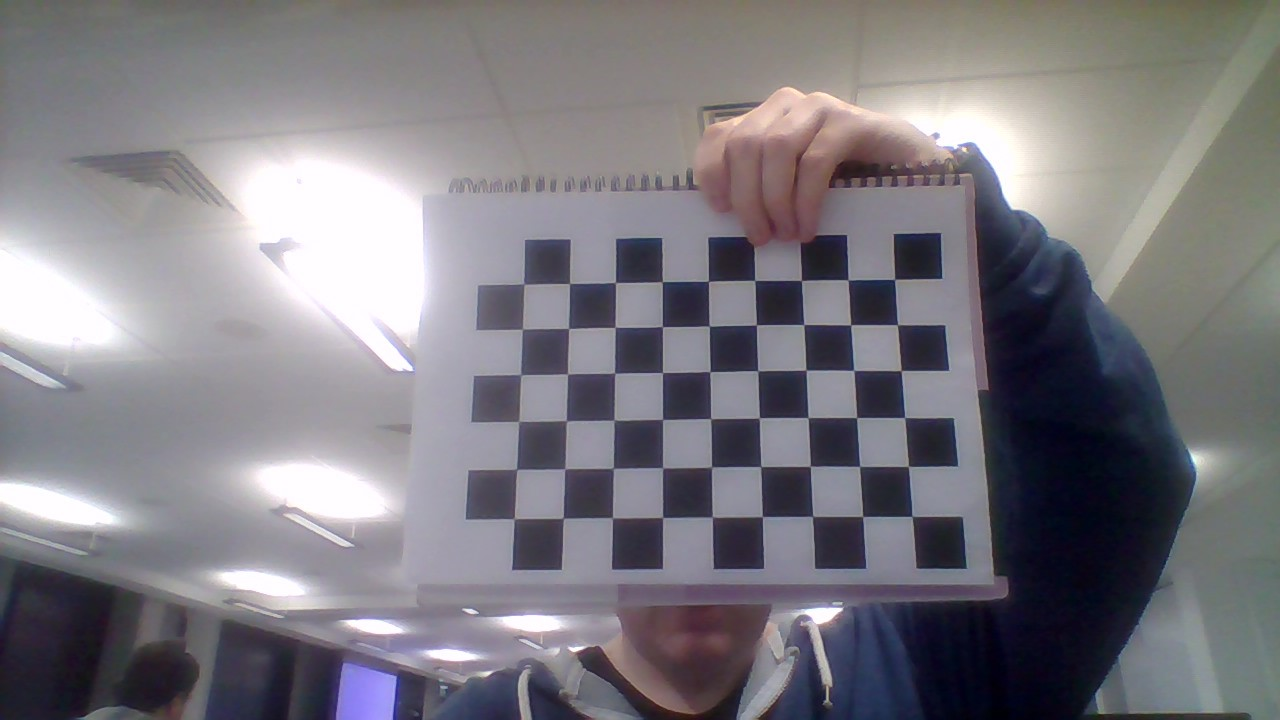
#> input picture Planar Augmented Reality/board.jpg, 1280 x 720 px; its folder holds 5 pictures in this run
$ python camera.py
#> lines starting #> are read from the running program, lines starting #| are printed output that depends on the picture; after the words box and inside, x2 and y2 are one past the last pixel; in counts of white or black regions, pixels touching at a corner belong together
# -*- coding: utf-8 -*-
"""
Created on Tue Dec 13 12:20:25 2016

@author: Ian Dempsey, Student NUmber: 12383546
"""

#import matplotlib.pyplot as plt
#from mpl_toolkits.mplot3d import axes3d
#import scipy as sp
import numpy as np
import cv2
import glob
import ipdb
#Global variables used in multiple functions
criteria = (cv2.TERM_CRITERIA_EPS + cv2.TERM_CRITERIA_MAX_ITER, 30, 0.001)


# prepare object points, like (0,0,0), (1,0,0), (2,0,0) ....,(6,5,0)
objp = np.zeros((6*9,3), np.float32)
objp[:,:2] = np.mgrid[0:9,0:6].T.reshape(-1,2)
corners=[]
corners=np.asarray(corners,dtype="float32")

def undistort_():

    # Arrays to store object points and image points from all the images.
    objpoints = [] # 3d point in real world space
    imgpoints = [] # 2d points in image plane.

    images = glob.glob('board*.jpg')

    for fname in images:
        img = cv2.imread(fname)
#> img is the input picture: shape (720, 1280, 3); mean B, G, R 128.2, 121.8, 124.3
        gray = cv2.cvtColor(img,cv2.COLOR_BGR2GRAY)
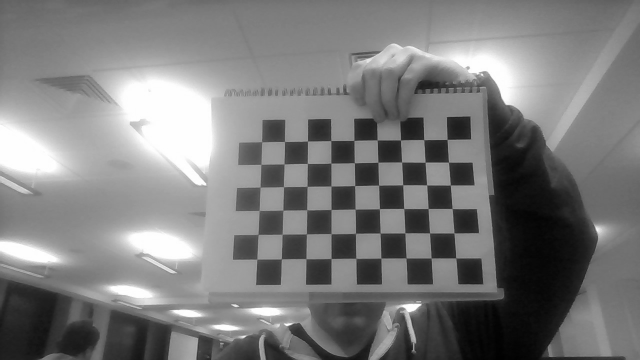
#> gray: shape (720, 1280) (shown at 1/2 size); min 1, max 255, mean 123.3

        # Find the chess board corners
        ret, corners = cv2.findChessboardCorners(gray, (9,6),None)
#> ret = True; corners = 54 rows, first 8: [912, 515.9], [862.5, 516.2], [813.2, 515.8], [761.8, 516.4], [712.5, 516.4], [662.7, 517.2], [612.3, 517.7], [563, 518.1]

        # If found, add object points, image points (after refining them)
        if ret == True:
            objpoints.append(objp)

            cv2.cornerSubPix(gray,corners,(11,11),(-1,-1),criteria)
            imgpoints.append(corners)

            # Draw and display the corners
            cv2.drawChessboardCorners(img, (9,6), corners,ret)
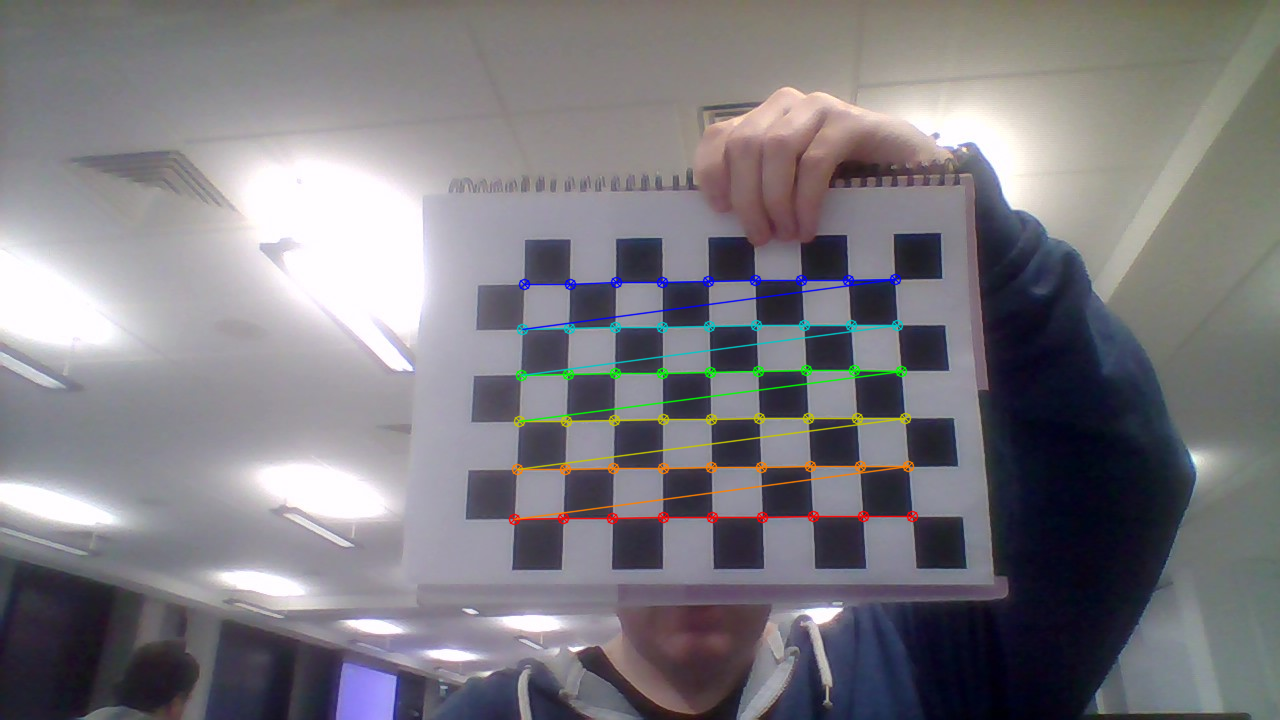
#> img: shape (720, 1280, 3); 1.83% of pixels changed, all inside (x1, y1, x2, y2) = (508, 273, 919, 526)
            cv2.imshow('img',img)
            cv2.waitKey(500)
#> pass 2 of the loop in undistort_, `for fname in images:`:
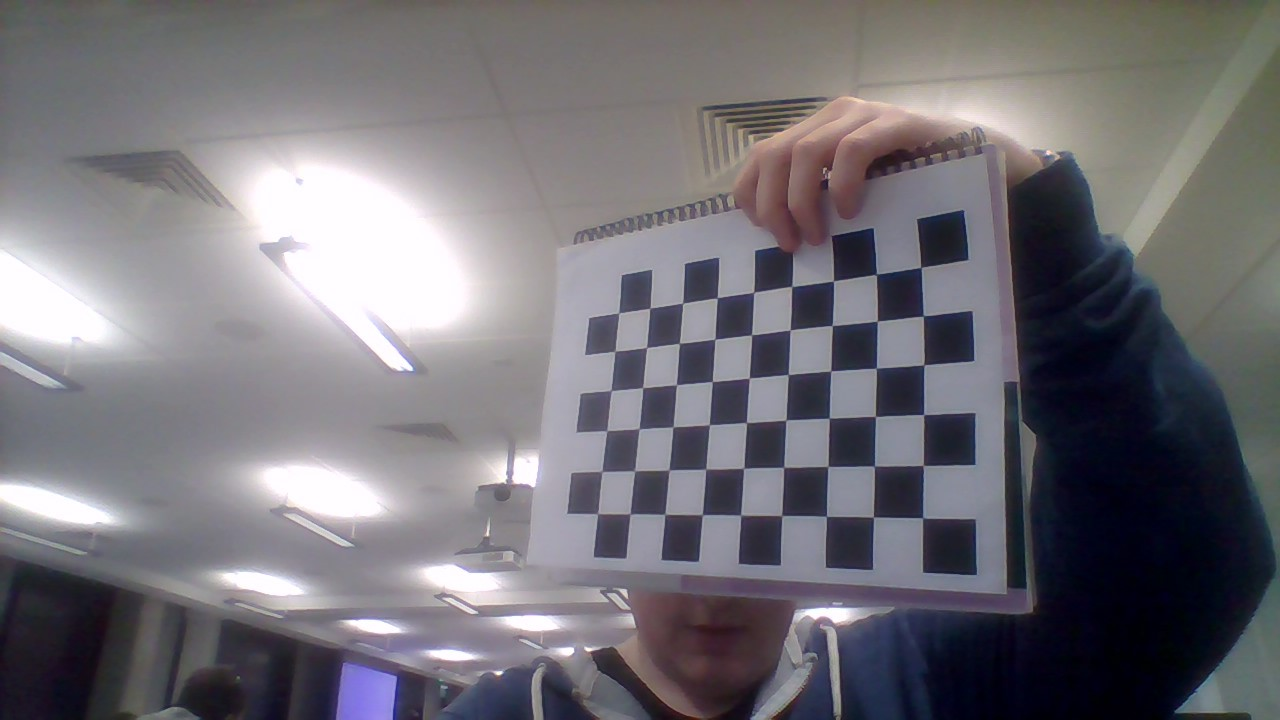
#> input picture Planar Augmented Reality/board1.jpg, 1280 x 720 px
#> in undistort_, img is the input picture: shape (720, 1280, 3); mean B, G, R 118.8, 112.8, 115.2
#> in undistort_, `gray = cv2.cvtColor(img,cv2.COLOR_BGR2GRAY)`:
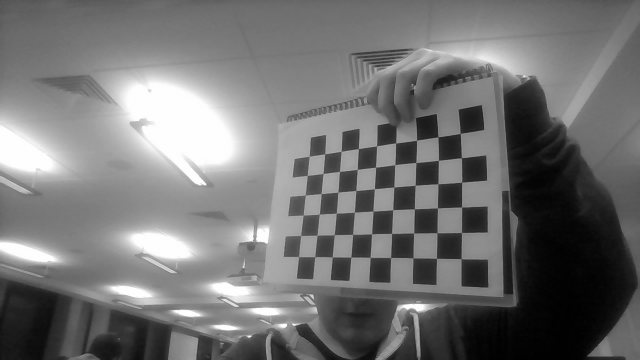
#> gray: shape (720, 1280) (shown at 1/2 size); min 0, max 255, mean 114.2
#> corners = 54 rows, first 8: [922.9, 517.7], [873.2, 516.9], [826.3, 516.3], [781.7, 515.5], [740.6, 515.1], [702.5, 514.7], [664.8, 514.3], [630, 513.8]
#> in undistort_, `cv2.drawChessboardCorners(img, (9,6), corners,ret)`:
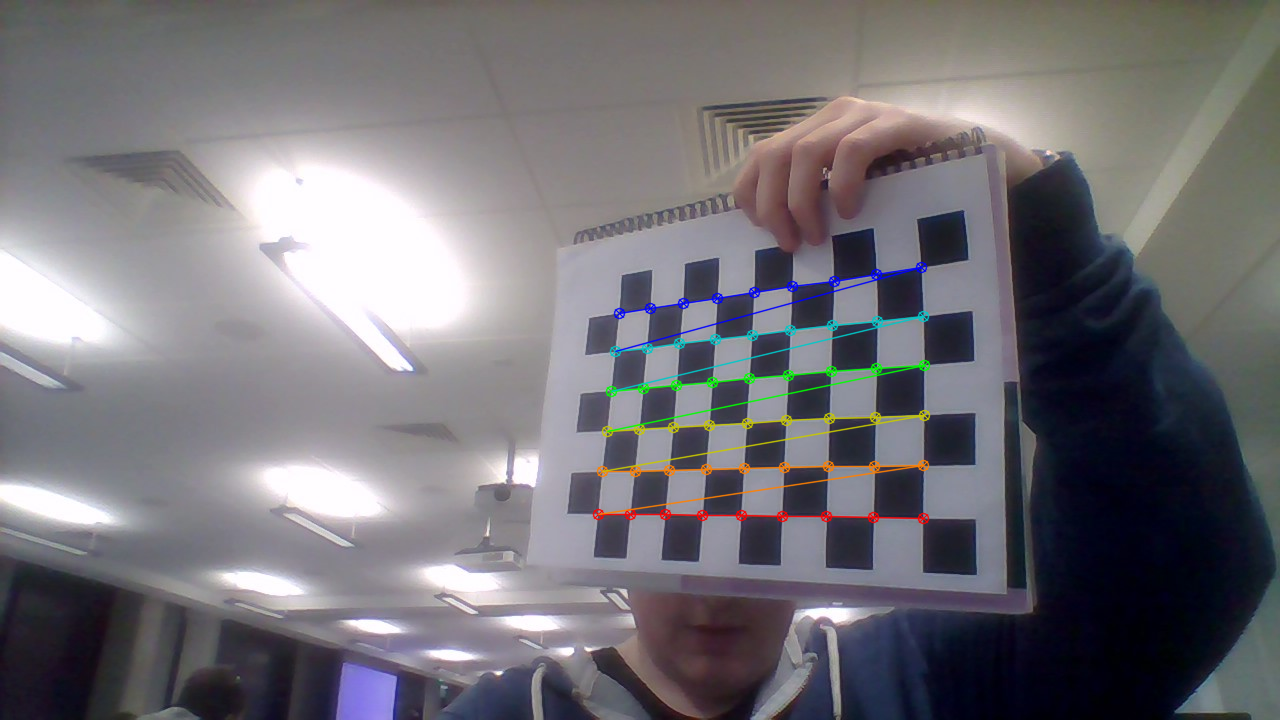
#> img: shape (720, 1280, 3); 1.59% of pixels changed, all inside (x1, y1, x2, y2) = (592, 261, 931, 525)
#> pass 3 of the loop in undistort_, `for fname in images:`:
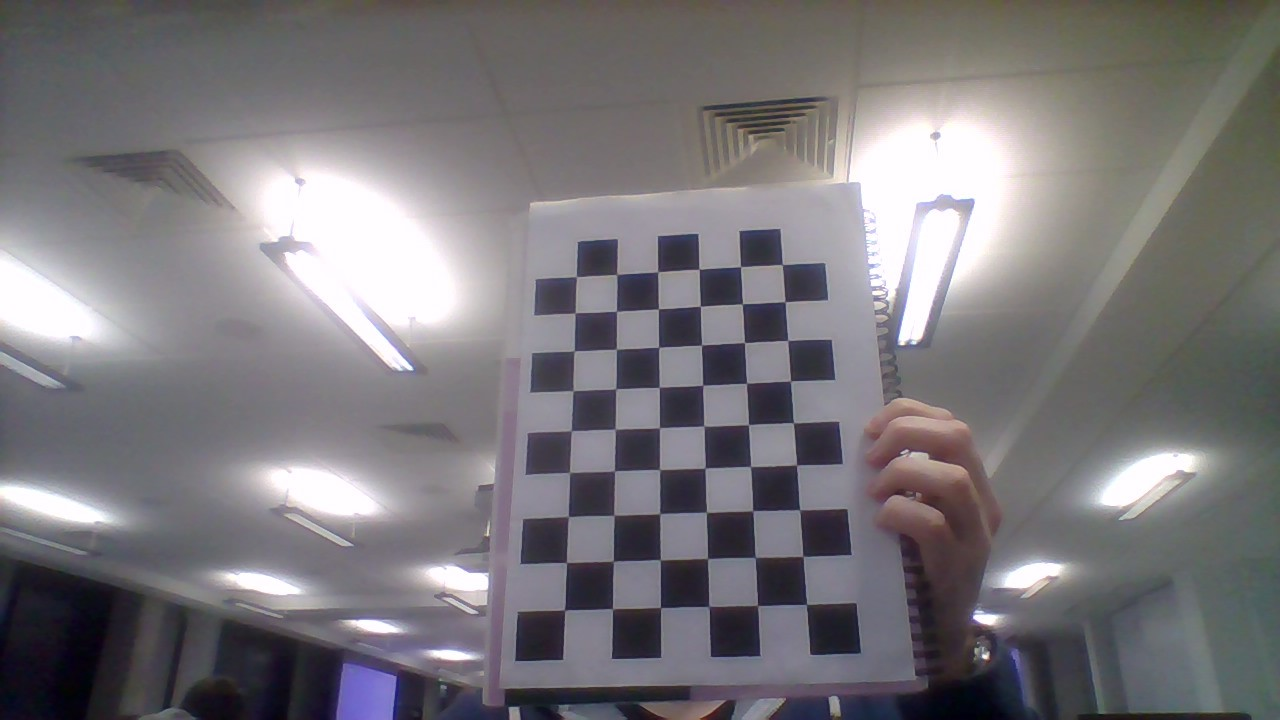
#> input picture Planar Augmented Reality/board2.jpg, 1280 x 720 px
#> in undistort_, img is the input picture: shape (720, 1280, 3); mean B, G, R 122.5, 118.8, 121.7
#> corners = 54 rows, first 8: [564.5, 609.8], [566.4, 562.6], [568.4, 516.5], [569.6, 472.3], [571.3, 430.8], [573.2, 390.8], [574.3, 350.8], [575, 313]
#> in undistort_, `cv2.drawChessboardCorners(img, (9,6), corners,ret)`:
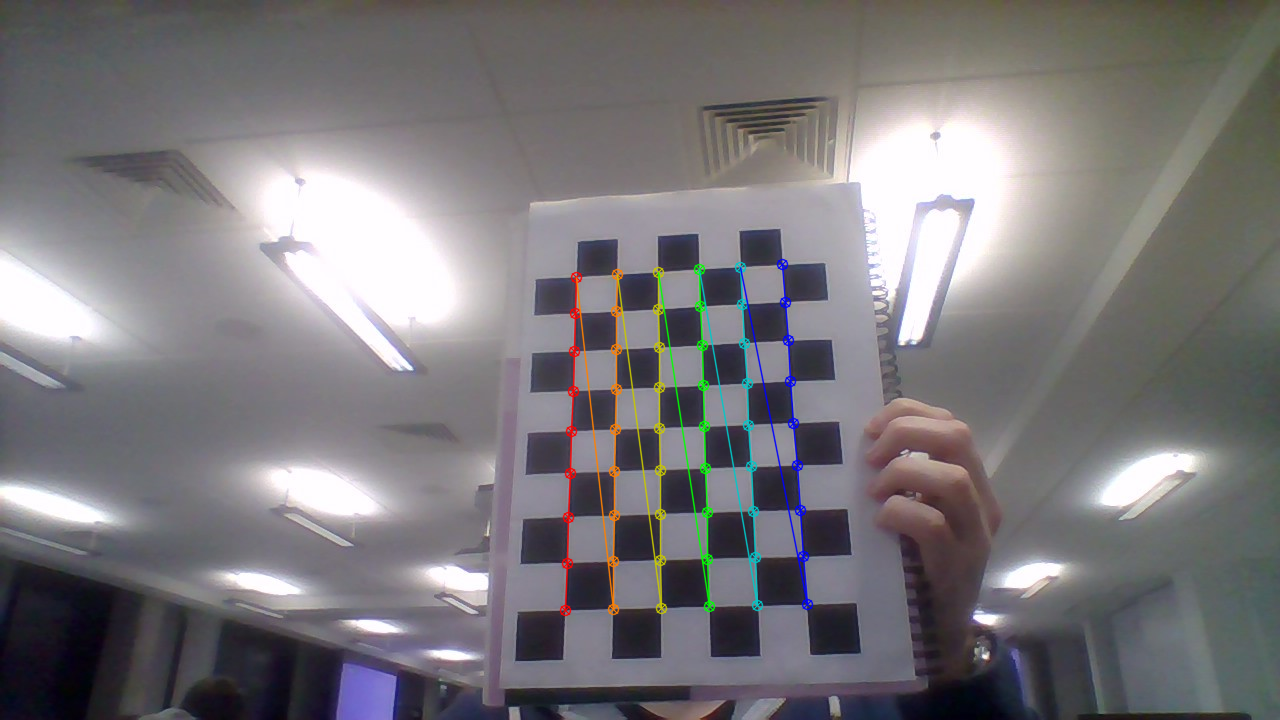
#> img: shape (720, 1280, 3); 1.65% of pixels changed, all inside (x1, y1, x2, y2) = (559, 258, 814, 617)
#> the loop made 5 passes; the first 3 are shown

    cv2.destroyAllWindows()
    #ipdb.set_trace()
    ret, mtx, dist, rvecs, tvecs = cv2.calibrateCamera(objpoints, imgpoints, gray.shape[::-1],None,None)
    img = cv2.imread('board7.jpg')
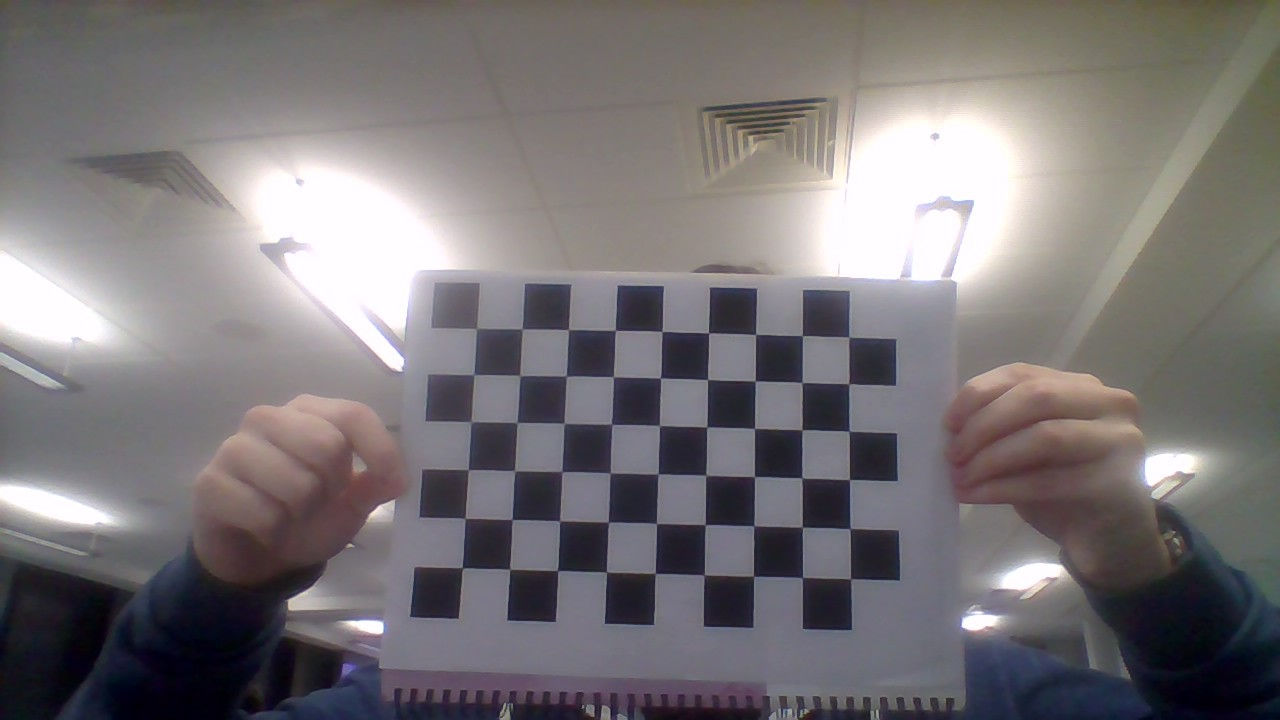
#> input picture Planar Augmented Reality/board7.jpg, 1280 x 720 px
#> img is the input picture: shape (720, 1280, 3); mean B, G, R 118.7, 116.6, 120.9
    h,  w = img.shape[:2]
    newcameramtx, roi=cv2.getOptimalNewCameraMatrix(mtx,dist,(w,h),1,(w,h))
    # undistort
    dst = cv2.undistort(img, mtx, dist, None, newcameramtx)
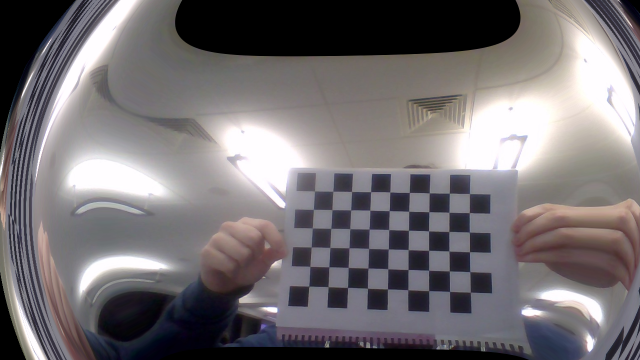
#> dst: shape (720, 1280, 3) (shown at 1/2 size); mean B, G, R 114.6, 111.8, 116.5

    # crop the image
    x,y,w,h = roi
    dst = dst[y:y+h, x:x+w]
#> dst: shape (570, 1036, 3)
#save our undistorted image
    cv2.imwrite('calibresult.png',dst)


def detect_():
    #these will be different as they are based off of an undistorted image
    # Arrays to store object points and image points from all the images.
    objpoints = [] # 3d point in real world space
    imgpoints = [] # 2d points in image plane.


    #this is the undistorted image, output from above function
    #images = glob.glob('calibresult.png')
    images = cv2.imread('calibresult.png')
    #our image to be imposed on the checkerboard, call it 'src' for short
    src = cv2.imread("trolltunga.jpg")

    #loop through and detect the corners on our checkerboard
    for i in range(0,1):

        gray = cv2.cvtColor(images,cv2.COLOR_BGR2GRAY)

        # Find the chess board corners
        ret, corners = cv2.findChessboardCorners(gray, (9,6),None)

        # If found, add object points, image points (after refining them)
        if ret == True:
            objpoints.append(objp)
            cv2.cornerSubPix(gray,corners,(11,11),(-1,-1),criteria)
            imgpoints.append(corners)
#> this loop made 1 pass
#> pass 1, in detect_, `gray = cv2.cvtColor(images,cv2.COLOR_BGR2GRAY)`:
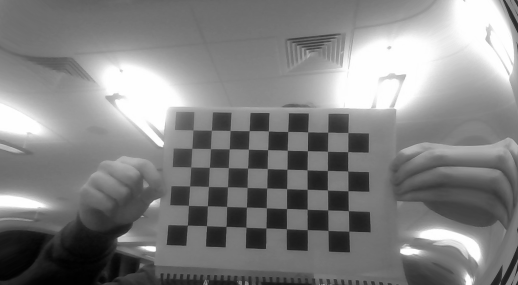
#> gray: shape (570, 1036) (shown at 1/2 size); min 1, max 255, mean 129.3

    #this checks that corners is not empty
    #print(corners)

    #we have corners of one of the images we will use, the undistorted one
    #we need the corners of our image to be imposed
    #lets find the height and width of our image
#> (the run stopped early here; a loop or call above may not have finished)
